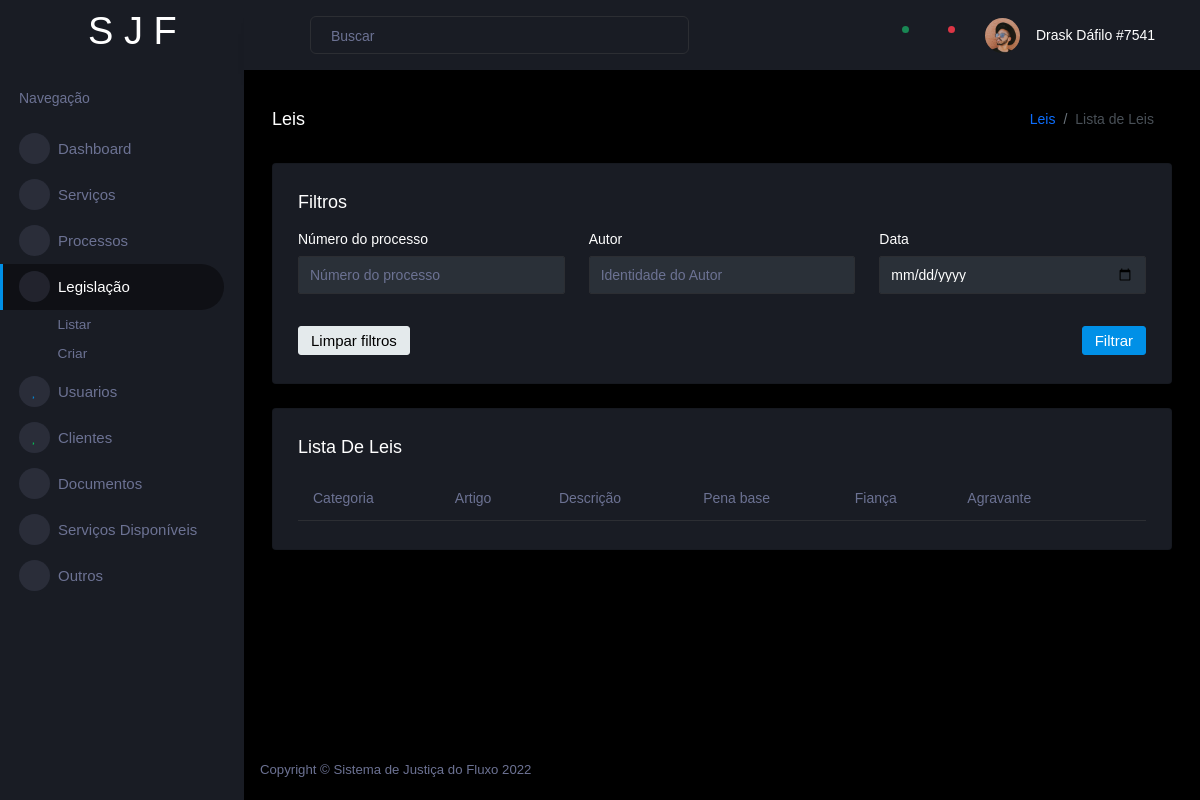
The page /dashboard/legislacao/listar/ (signed in) on the database as committed earlier.
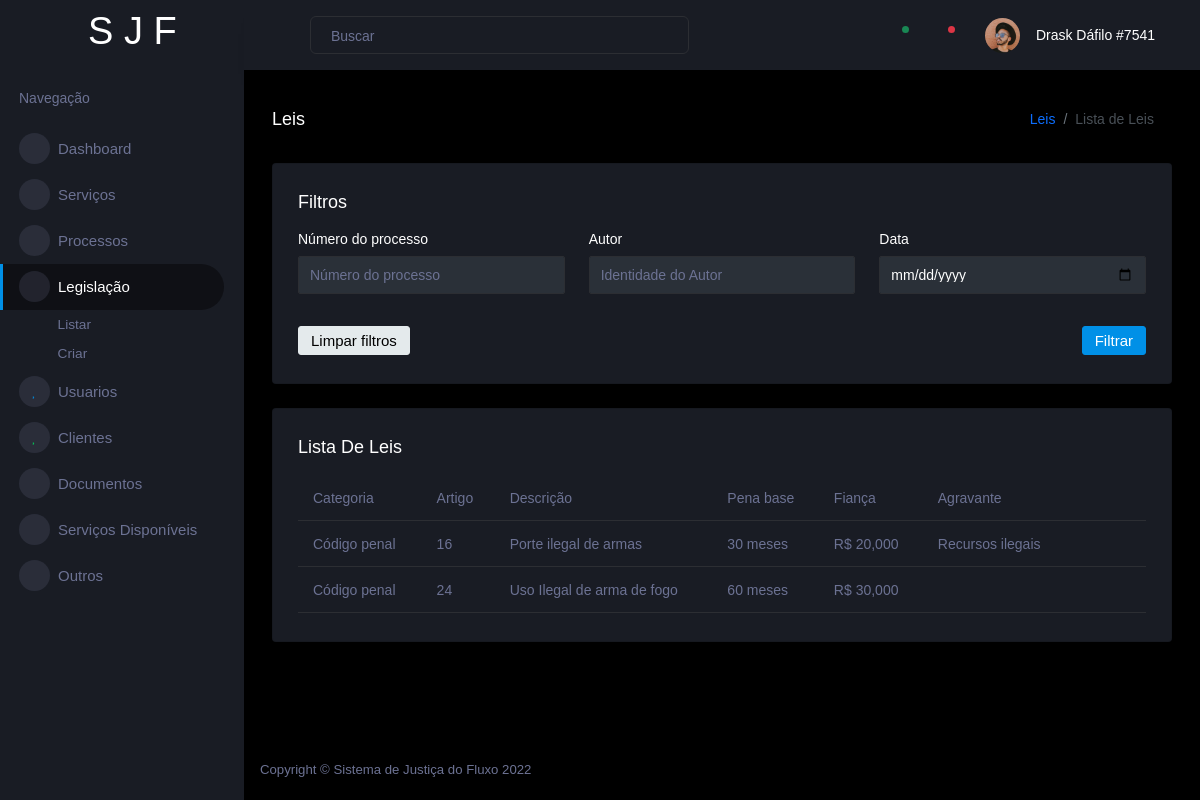
The same page on the database as committed later.
### projeto_advocacia/processo/models.py (models this page shows, shortened)
class Lei(models.Model):
    TIPOS_LEIS = (
        ('1', 'Código penal'),
        ('2', 'Contravenções penais'),
        ('3', 'Código de processo penal'),
        ('4', 'Crimes do sistema nacional de armas'),
        ('5', 'Crimes do sistema nacional de políticas públicas sobre Drogas'),
        ('6', 'Código de Trânsito Brasileiro'),
        ('7', 'Abuso de Autoridade'),
        ('8', 'Lavagem de dinheiro'),
    )
    categoria = models.CharField('Categoria', max_length=200, choices=TIPOS_LEIS)
    artigo = models.CharField('Artigo', max_length=10)
    descricao = models.TextField('Descrição')
    pena_base = models.CharField('Pena base', max_length=255)
    pena_fianca = models.CharField('Fiança', max_length=255, null=True, blank=True)
    pena_agravante = models.TextField('Agravante', null=True, blank=True)

### projeto_advocacia/processo/views.py (the view, shortened to what this page needs)
class LeiList(CustomListView):
    model = Lei
    queryset = Lei.objects.all()
    paginate_by = 10
    ordering = ['pk']
    template_name = 'legislacao/list.html'
    raiz = "Leis"
    titulo = "Lista de Leis"
    campos_tabela = ['Categoria', 'Artigo', 'Descrição', 'Pena base', 'Fiança', 'Agravante']
    def get_queryset(self):
        queryset = super(LeiList, self).get_queryset()
        return queryset

### projeto_advocacia/core/views.py (called while the page is built)
    def get_config_page(self):
        response = {
            "raiz": self.raiz,
            "titulo": self.titulo,
            "descricao": self.descricao,
            "campos_tabela": self.campos_tabela,
            "campos_filtro": self.campos_filtro,
        }
        return response

    def get_context_data(self, **kwargs):
        context = super(CustomListView, self).get_context_data(**kwargs)
        context['config'] = self.get_config_page()
        return context

    def dispatch(self, request, *args, **kwargs):
        if not request.user.is_authenticated:
            return HttpResponseRedirect("/error/403/")
        else:
            return super(CustomListView, self).dispatch(request, *args, **kwargs)

### projeto_advocacia/usuario/models.py (called while the page is built)
    def __str__(self):
        if self.first_name and self.last_name:
            response = f'{self.first_name} {self.last_name} #{self.identidade}'
        else:
            response = f'{self.username}'
        return response

    def get_nome_identidade(self):
        return self.__str__()

### templates/legislacao/list.html (shortened to what the changed rows need)
{% extends 'base/main.html' %}
{% load static %}
{% block content %}
    <div class="col-lg-12 grid-margin stretch-card">
        <div class="card">
            <div class="card-body">
                <div class="table-responsive">
                    <table class="table">
                        <thead>
                        <tr>
                            {% for campo in config.campos_tabela %}
                                <th>{{ campo }}</th>
                            {% endfor %}
                            <th></th>
                        </tr>
                        </thead>
                        <tbody id="conteudo">
                        {% load humanize %}
                        {% for object in object_list %}
                            <tr>
                                <td>{{ object.get_categoria_display }}</td>
                                <td>{{ object.artigo }}</td>
                                <td>{{ object.descricao }}</td>
                                <td>{{ object.pena_base }}</td>
                                <td>R$ {{ object.pena_fianca|intcomma }}</td>
                                <td>{{ object.pena_agravante }}</td>
                                <td>
                                    <a href="{% url 'servicos_detail' object.pk %}" class="text-primary" style="text-decoration: none;"><i class="mdi mdi-eye"></i></a>
                                    <a href="{% url 'servicos_update' object.pk %}" class="text-success" style="text-decoration: none;"><i class="mdi mdi-border-color"></i></a>
                                    <a href="{% url 'servicos_delete' object.pk %}" class="text-danger" style="text-decoration: none;"><i class="mdi mdi-close-circle"></i></a>
                                </td>
                            </tr>
                        {% endfor %}
                        </tbody>
                    </table>
                </div>
            </div>
        </div>
    </div>
{% endblock %}

Rows that differ between the two databases and show on the page:
added Lei: categoria "Código penal", artigo "16", descricao "Porte ilegal de armas", pena_base "30 meses", pena_fianca "20,000", pena_agravante "Recursos ilegais"
added Lei: categoria "Código penal", artigo "24", descricao "Uso Ilegal de arma de fogo", pena_base "60 meses", pena_fianca "30,000"
